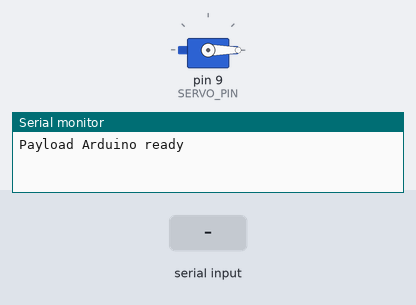
A sketch run on a simulated Arduino Uno, built with avr-gcc and run on an emulated ATmega328P. On the bench: servo, the last lines printed to the serial monitor. The inputs (shaded band) are chosen by the test bench.

Above: at 1.2 s.
1.3 s: "o" received over Serial
At 2.1 s:
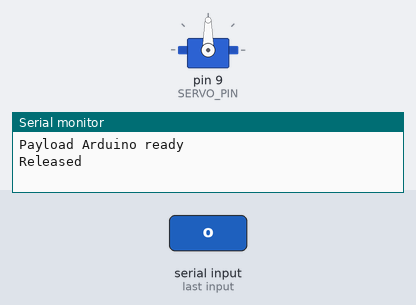
2.8 s: "c" received over Serial
At 3.3 s:
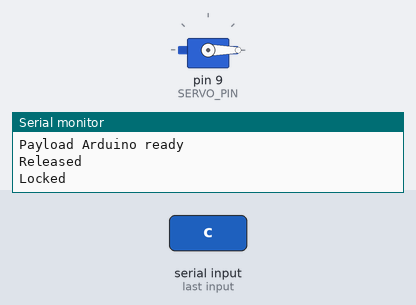
Timing chart, 0 to 5.8 s (numbered marks = the images above; inputs shaded):
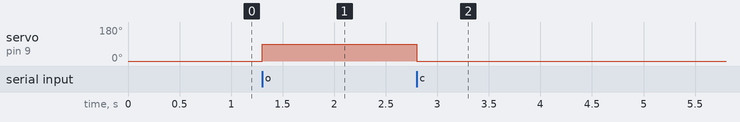

The sketch:

payload.ino
```cpp
// payload.ino - very simple demo code for servo dropper (upload to Arduino)
#include <Servo.h>
Servo lockServo;
const int SERVO_PIN = 9;

void setup() {
  Serial.begin(115200);
  lockServo.attach(SERVO_PIN);
  servo_lock();
  Serial.println("Payload Arduino ready");
}

void loop() {
  if (Serial.available()) {
    char c = Serial.read();
    if (c == 'o') {
      servo_release();
      Serial.println("Released");
    }
    if (c == 'c') {
      servo_lock();
      Serial.println("Locked");
    }
  }
  delay(100);
}

void servo_lock() {
  lockServo.write(0); // locked
}

void servo_release() {
  lockServo.write(90); // released
}
```

Measured:
- after the input at 1.3 s, servo on pin 9 (SERVO_PIN): 0° → 90° at once
- after the input at 2.8 s, servo on pin 9 (SERVO_PIN): 90° → 0° at once
